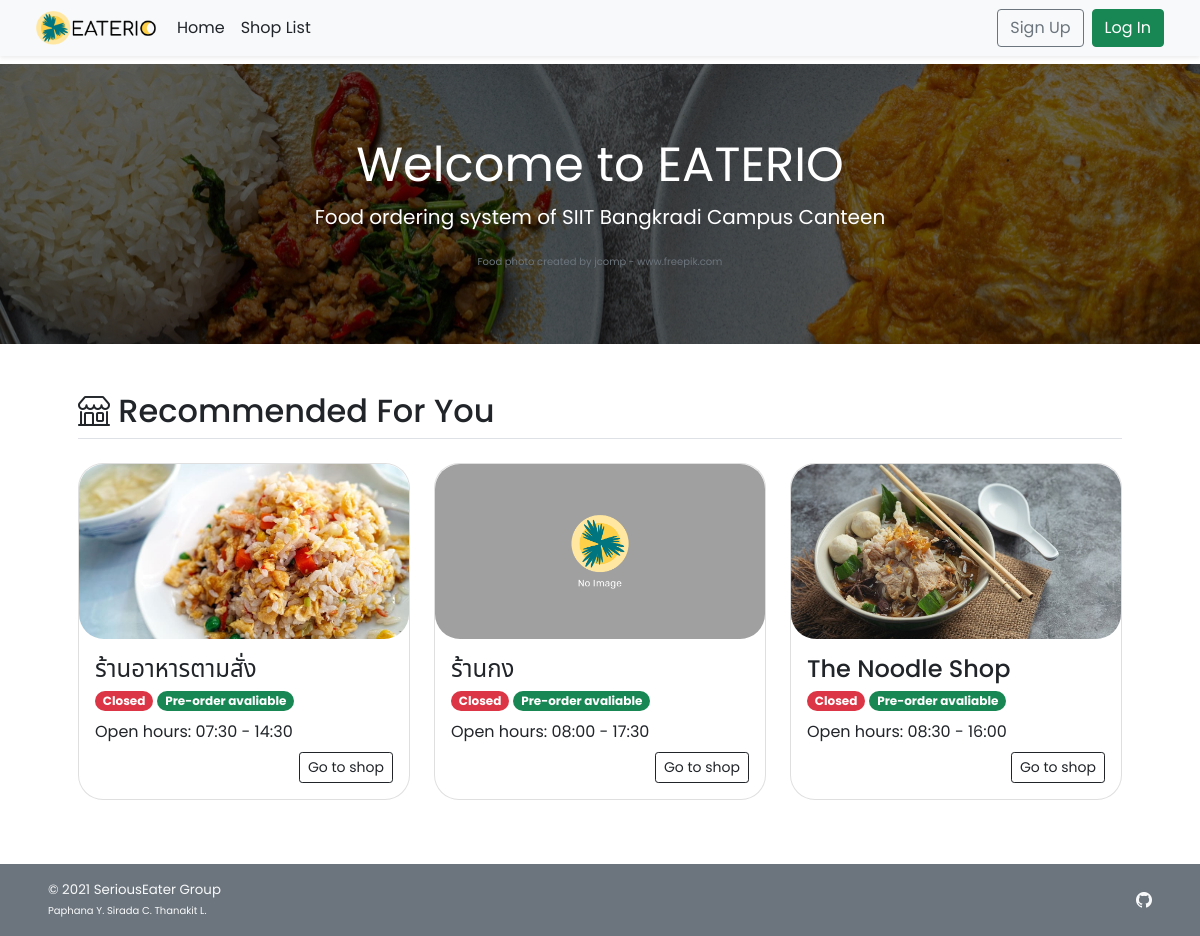
Before: / with the older database file.
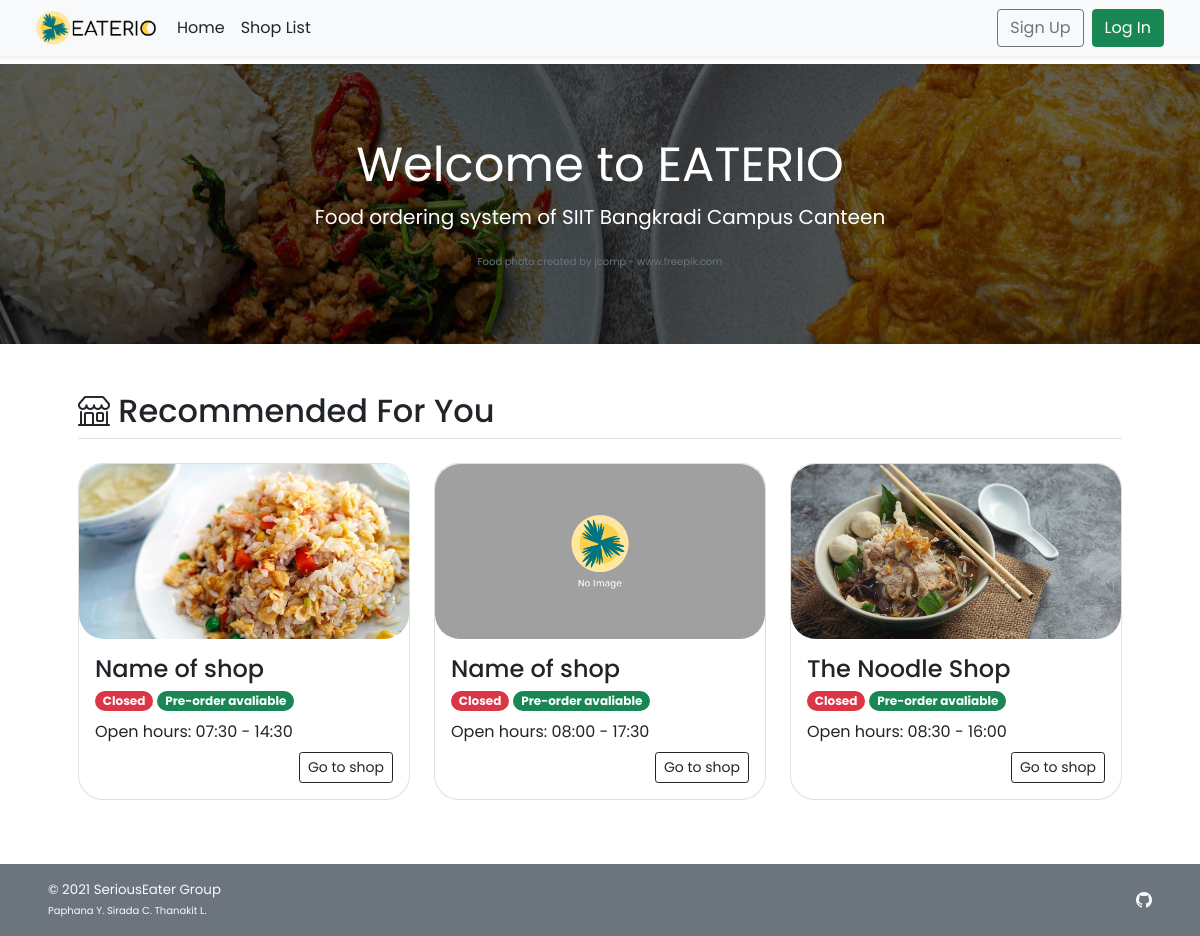
After: the same page with the newer database file.
### tables this page shows
CREATE TABLE `shop` (
  `s_id` int(11) NOT NULL,
  `s_username` varchar(45) NOT NULL,
  `s_pwd` varchar(45) NOT NULL,
  `s_name` varchar(100) NOT NULL,
  `s_location` varchar(100) NOT NULL,
  `s_openhour` time NOT NULL,
  `s_closehour` time NOT NULL,
  `s_status` tinyint(4) NOT NULL DEFAULT 1 COMMENT 'Shop ready for taking an order or not (True for open, False for close)',
  `s_preorderStatus` tinyint(4) NOT NULL DEFAULT 1 COMMENT 'Shop is ready for tomorrow pre-order or not',
  `s_email` varchar(100) NOT NULL,
  `s_phoneno` varchar(45) NOT NULL,
  `s_pic` text DEFAULT NULL
);

### index.php (the view, shortened to what this page needs)
<!DOCTYPE html>
<html lang="en">
<head>
    <?php session_start(); include("conn_db.php"); include('head.php');?>
    <link href="css/main.css" rel="stylesheet">
</head>
<body class="d-flex flex-column h-100">
    <?php include('nav_header.php')?>
    <div class="position-relative d-flex text-center text-white promo-banner-bg py-3">
        <div class="p-lg-2 mx-auto my-5">
            <h1 class="display-5 fw-normal">Welcome to EATERIO</h1>
            <p class="lead fw-normal">Food ordering system of SIIT Bangkradi Campus Canteen</p>
            <span class="xsmall-font text-muted">Food photo created by jcomp - www.freepik.com</span>
        </div>
    </div>
    <div class="container p-5" id="recommended-shop">
        <h2 class="border-bottom pb-2"><i class="bi bi-shop align-top"></i> Recommended For You</h2>
        <div class="row row-cols-1 row-cols-lg-3 align-items-stretch g-4 py-3">
            <?php
            $query = "SELECT s_id,s_name,s_openhour,s_closehour,s_status,s_preorderstatus,s_pic FROM shop
            WHERE (s_preorderstatus = 1) OR (s_preorderstatus = 0 AND (CURTIME() BETWEEN s_openhour AND s_closehour));";
            $result = $mysqli -> query($query);
            if($result -> num_rows > 0){
            while($row = $result -> fetch_array()){
        ?>
            <div class="col">
                <a href="<?php echo "shop_menu.php?s_id=".$row["s_id"]?>" class="text-decoration-none text-dark">
                    <div class="card rounded-25">
                        <img <?php
                            if(is_null($row["s_pic"])){echo "src='img/default.png'";}
                            else{echo "src=\"img/{$row['s_pic']}\"";}
                        ?> style="width:100%; height:175px; object-fit:cover;"
                            class="card-img-top rounded-25 img-fluid" alt="<?php echo $row["s_name"]?>">
                        <div class="card-body">
                            <h4 name="shop-name" class="card-title"><?php echo $row["s_name"]?></h4>
                            <p class="card-subtitle">
                                <?php
                                    $now = date('H:i:s');
                                    if((($now < $row["s_openhour"])||($now > $row["s_closehour"]))||($row["s_status"]==0)){
                                ?>
                                <span class="badge rounded-pill bg-danger">Closed</span>
                                <?php }else{ ?>
                                <span class="badge rounded-pill bg-success">Open</span>
                                <?php }
                                    if($row["s_preorderstatus"]==1){
                                ?>
                                <span class="badge rounded-pill bg-success">Pre-order avaliable</span>
                                <?php }else{ ?>
                                <span class="badge rounded-pill bg-danger">Pre-order Unavaliable</span>
                                <?php } ?>
                            </p>
                            <?php
                                $open = explode(":",$row["s_openhour"]);
                                $close = explode(":",$row["s_closehour"]);
                            ?>
                            <p class="card-text my-2">Open hours:
                                <?php echo $open[0].":".$open[1]." - ".$close[0].":".$close[1];?></p>
                            <div class="text-end">
                                <a href="<?php echo "shop_menu.php?s_id=".$row["s_id"]?>"
                                    class="btn btn-sm btn-outline-dark">Go to shop</a>
                            </div>
                        </div>
                    </div>
                </a>
            </div>
            <?php }
        }
        ?>
        </div>
    </div>
    <footer
        class="footer d-flex flex-wrap justify-content-between align-items-center px-5 py-3 mt-auto bg-secondary text-light">
        <span class="smaller-font">&copy; 2021 SeriousEater Group<br /><span class="xsmall-font">Paphana Y. Sirada C.
                Thanakit L.</span></span>
        <ul class="nav justify-content-end list-unstyled d-flex">
            <li class="ms-3"><a class="text-light" target="_blank" href="https://github.com/waterthatfrozen/EATERIO"><i
                        class="bi bi-github"></i></a></li>
        </ul>
    </footer>
</body>
</html>

Changed rows visible on the page:
changed shop (number 1 of 3 on the later page): s_name "ร้านอาหารตามสั่ง" → "Name of shop"
changed shop (number 2 of 3 on the later page): s_name "ร้านกง" → "Name of shop"
